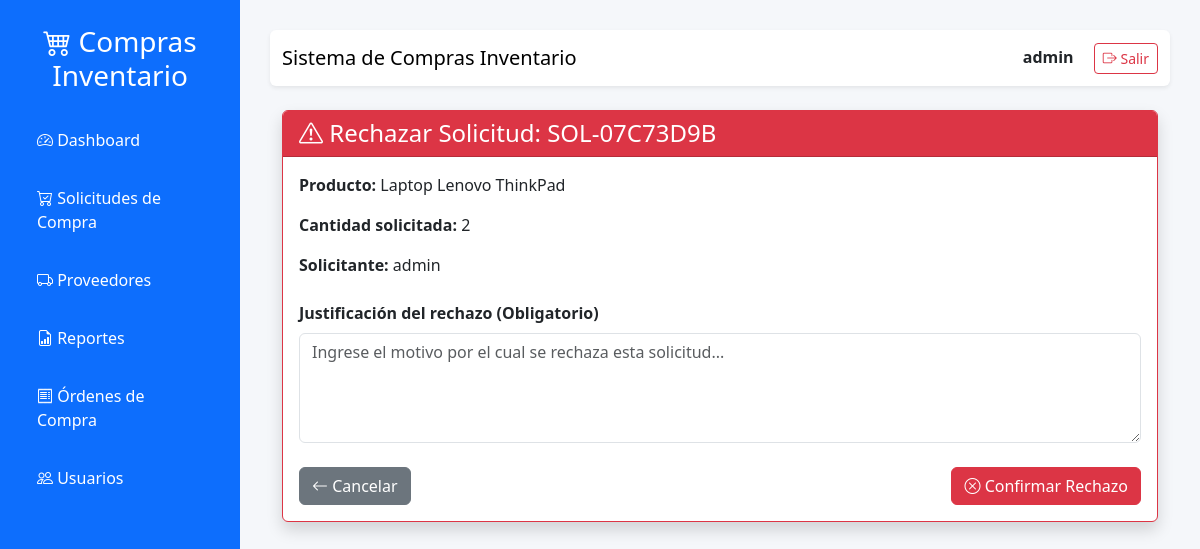
Screenshot of /solicitudes/3/rechazar/ (signed in) with the database file from the repository.
### Compras_APP/models.py (models this page shows, shortened)
class SolicitudCompra(models.Model):
    ESTADO_PENDIENTE = "PENDIENTE"
    ESTADO_APROBADA = "APROBADA"
    ESTADO_RECHAZADA = "RECHAZADA"
    ESTADOS = [
        (ESTADO_PENDIENTE, 'Pendiente'),
        (ESTADO_APROBADA, 'Aprobada'),
        (ESTADO_RECHAZADA, 'Rechazada'),
    ]
    codigo = models.CharField(
        max_length=20,
        unique=True,
        editable=False
    )
    justificacion = models.TextField(blank=True, default="")
    producto = models.CharField(max_length=150)
    descripcion = models.TextField(blank=True)
    cantidad = models.PositiveIntegerField()
    solicitante = models.ForeignKey(
        Usuario,
        on_delete=models.CASCADE
    )
    fecha_registro = models.DateTimeField(
        auto_now_add=True
    )
    estado = models.CharField(
        max_length=15,
        choices=ESTADOS,
        default="PENDIENTE"
    )

### Compras_APP/views.py (the view, shortened to what this page needs)
@login_required
def rechazar_solicitud_view(request, pk):
    solicitud = get_object_or_404(SolicitudCompra, pk=pk)
    return render(request, "solicitudes/rechazar_solicitud.html", {"solicitud": solicitud})

### Compras_APP/templates/solicitudes/rechazar_solicitud.html (shortened to what this page needs)
{% extends "base.html" %}
{% block content %}
<div class="container mt-4">
    <div class="card shadow border-danger">
        <div class="card-header bg-danger text-white">
            <h4 class="mb-0">
                <i class="bi bi-exclamation-triangle"></i>
                Rechazar Solicitud: {{ solicitud.codigo }}
            </h4>
        </div>
        <div class="card-body">
            <p><strong>Producto:</strong> {{ solicitud.producto }}</p>
            <p><strong>Cantidad solicitada:</strong> {{ solicitud.cantidad }}</p>
            <p><strong>Solicitante:</strong> {{ solicitud.solicitante.username }}</p>
            <form method="post" class="mt-4">
                <div class="mb-3">
                    <label for="id_justificacion" class="form-label fw-bold">Justificación del rechazo (Obligatorio)</label>
                    <textarea name="justificacion" id="id_justificacion" rows="4" class="form-control" placeholder="Ingrese el motivo por el cual se rechaza esta solicitud..." required></textarea>
                </div>
                <div class="d-flex justify-content-between mt-4">
                    <a href="{% url 'lista_solicitudes' %}" class="btn btn-secondary">
                        <i class="bi bi-arrow-left"></i> Cancelar
                    </a>
                    <button type="submit" class="btn btn-danger">
                        <i class="bi bi-x-circle"></i> Confirmar Rechazo
                    </button>
                </div>
            </form>
        </div>
    </div>
</div>
{% endblock %}

### Compras_APP/templates/base.html (shortened to what this page needs)
{% load static %}
<!DOCTYPE html>
<html lang="es">
<head>
    <link href="https://cdn.jsdelivr.net/npm/bootstrap@5.3.7/dist/css/bootstrap.min.css" rel="stylesheet">
    <link rel="stylesheet"
          href="https://cdn.jsdelivr.net/npm/bootstrap-icons@1.13.1/font/bootstrap-icons.min.css">
    <link rel="stylesheet" href="{% static 'css/styles.css' %}">
</head>
<body>
<div class="wrapper">
    <aside class="sidebar">
        <h3 class="text-center mb-4">
            <i class="bi bi-cart4"></i>
            Compras Inventario
        </h3>
        <a href="{% url 'dashboard' %}">
            <i class="bi bi-speedometer2"></i>
            Dashboard
        </a>
        <a href="{% url 'lista_solicitudes' %}">
            <i class="bi bi-cart-check"></i>
            Solicitudes de Compra
        </a>
        <a href="#">
            <i class="bi bi-truck"></i>
            Proveedores
        </a>
        <a href="#">
            <i class="bi bi-file-earmark-bar-graph"></i>
            Reportes
        </a>
        <a href="{% url 'lista_ordenes' %}">
    <i class="bi bi-receipt"></i>
    Órdenes de Compra
</a>
        {% if request.user.groups.all.0.name == "Administrador" %}
<a href="{% url 'usuarios' %}">
    <i class="bi bi-people"></i>
    Usuarios
</a>
{% endif %}
    </aside>
    <main class="content">
        <nav class="navbar navbar-light bg-white shadow-sm rounded mb-4">
            <div class="container-fluid">
                <span class="navbar-brand">
                    Sistema de Compras Inventario
                </span>
                <div>
                    <strong>{{ request.user.username }}</strong>
                    <a href="{% url 'logout' %}"
                       class="btn btn-outline-danger btn-sm ms-3">
                        <i class="bi bi-box-arrow-right"></i>
                        Salir
                    </a>
                </div>
            </div>
        </nav>
        {% block content %}
        {% endblock %}
    </main>
</div>
</body>
</html>

### Compras_APP/static/css/styles.css (style rules this page uses)
body { margin:0; font-family:Segoe UI, sans-serif; background:#f5f7fa; }
.wrapper { display:flex; min-height:100vh; }
.sidebar { width:240px; background:#0d6efd; color:white; padding:25px; }
.sidebar h3 { color:white; }
.sidebar a { display:block; color:white; text-decoration:none; padding:12px; border-radius:10px; margin-bottom:10px; }
.content { flex:1; padding:30px; background:#f5f7fa; }

### rows the page displays
SolicitudCompra: codigo "SOL-07C73D9B", producto "Laptop Lenovo ThinkPad", cantidad "2", solicitante.username "admin"

### other values shown
{{ request.user.username }} "admin"
